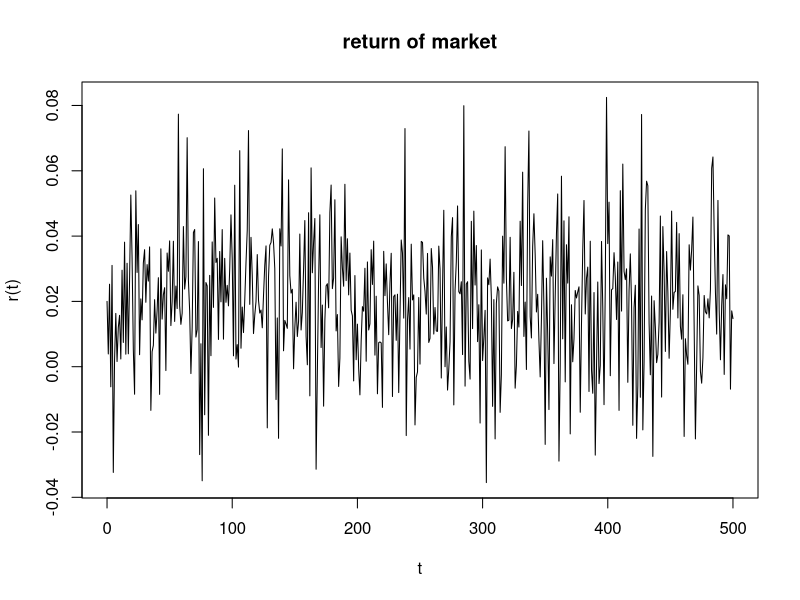

Write R code to recreate this figure.
#Eulerova metoda
#sigma je diagonální, neuvažují se kovariance mezi podkladovými aktivy
n<-771        #počet pozorování z hlediska času
k<-7          #počet podkladových akcií
N<-500        #počet simulací
e_n<-rep(1,times=n)   #jedničový vektor
e_k<-rep(1,times=k)   #jedničový vektor
#r0<-c(t(data[1,])) #posledni pozorovane hodnoty cen akcií
h<-1      #časový krok
w_r<-rnorm(N,0,sqrt(h))     #vektor přírůstků Wienerova procesu
i<-0          #index
kappa<-1  #rychlost reverze
mu_r<-0.02 #hodnota rovnovažné polohy
sigma_r<-0.02 #volatilita v Ornstein–Uhlenbeckově procesu
r0<-mu_r #pocatecni iterace, zatim jen pomocna
ri<-r0        #i-tá iterace
r<-r0        #vektor iterací
for (i in 1:N){        #cyklus iterací numerické metody
  #dXt = k(μ − Xt) dt + sdWt
  dr<-kappa*(mu_r-ri)*h+sigma_r*w_r[i] 
  ri<-ri+dr
  r<-cbind(r,ri)
}

t<-seq(from=0, by=h, length=N+1)
plot (t, r, type = "l", lty = 1, xlab = "t", ylab = "r(t)", main = "return of market")